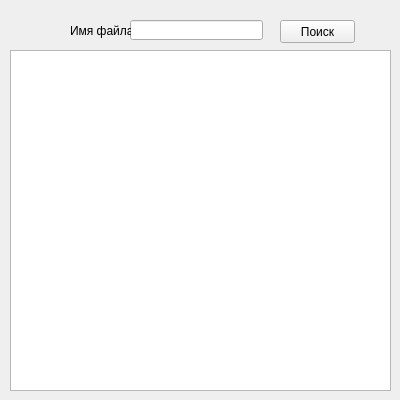
<?xml version="1.0" encoding="UTF-8"?>
<ui version="4.0">
 <class>main_windowClass</class>
 <widget class="QMainWindow" name="main_windowClass">
  <property name="geometry">
   <rect>
    <x>0</x>
    <y>0</y>
    <width>400</width>
    <height>400</height>
   </rect>
  </property>
  <property name="minimumSize">
   <size>
    <width>400</width>
    <height>400</height>
   </size>
  </property>
  <property name="maximumSize">
   <size>
    <width>400</width>
    <height>400</height>
   </size>
  </property>
  <property name="windowTitle">
   <string>QuickSeek</string>
  </property>
  <widget class="QWidget" name="centralWidget">
   <widget class="QListView" name="listView">
    <property name="geometry">
     <rect>
      <x>10</x>
      <y>50</y>
      <width>381</width>
      <height>341</height>
     </rect>
    </property>
    <property name="editTriggers">
     <set>QAbstractItemView::NoEditTriggers</set>
    </property>
   </widget>
   <widget class="QLineEdit" name="lineEdit">
    <property name="geometry">
     <rect>
      <x>130</x>
      <y>20</y>
      <width>133</width>
      <height>20</height>
     </rect>
    </property>
   </widget>
   <widget class="QLabel" name="label">
    <property name="geometry">
     <rect>
      <x>70</x>
      <y>20</y>
      <width>61</width>
      <height>21</height>
     </rect>
    </property>
    <property name="text">
     <string>Имя файла</string>
    </property>
   </widget>
   <widget class="QPushButton" name="pushButton">
    <property name="geometry">
     <rect>
      <x>280</x>
      <y>20</y>
      <width>75</width>
      <height>23</height>
     </rect>
    </property>
    <property name="text">
     <string>Поиск</string>
    </property>
   </widget>
  </widget>
 </widget>
 <layoutdefault spacing="6" margin="11"/>
 <tabstops>
  <tabstop>lineEdit</tabstop>
  <tabstop>pushButton</tabstop>
  <tabstop>listView</tabstop>
 </tabstops>
 <resources>
  <include location="main_window.qrc"/>
 </resources>
 <connections/>
</ui>
